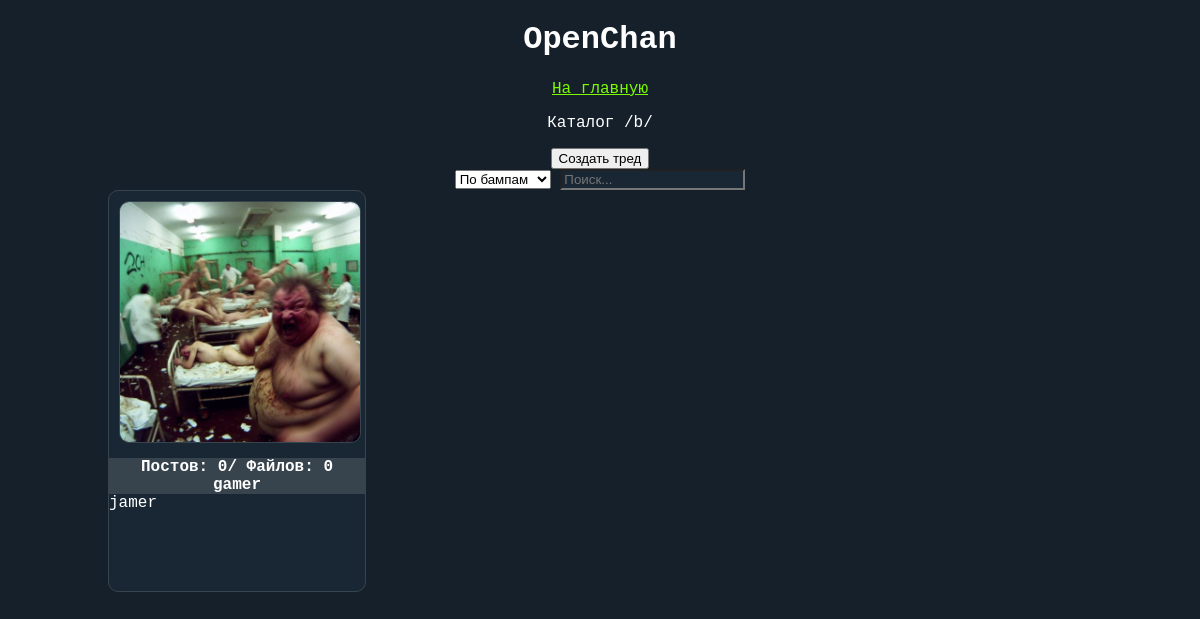
The page /b/ on the database as committed earlier.
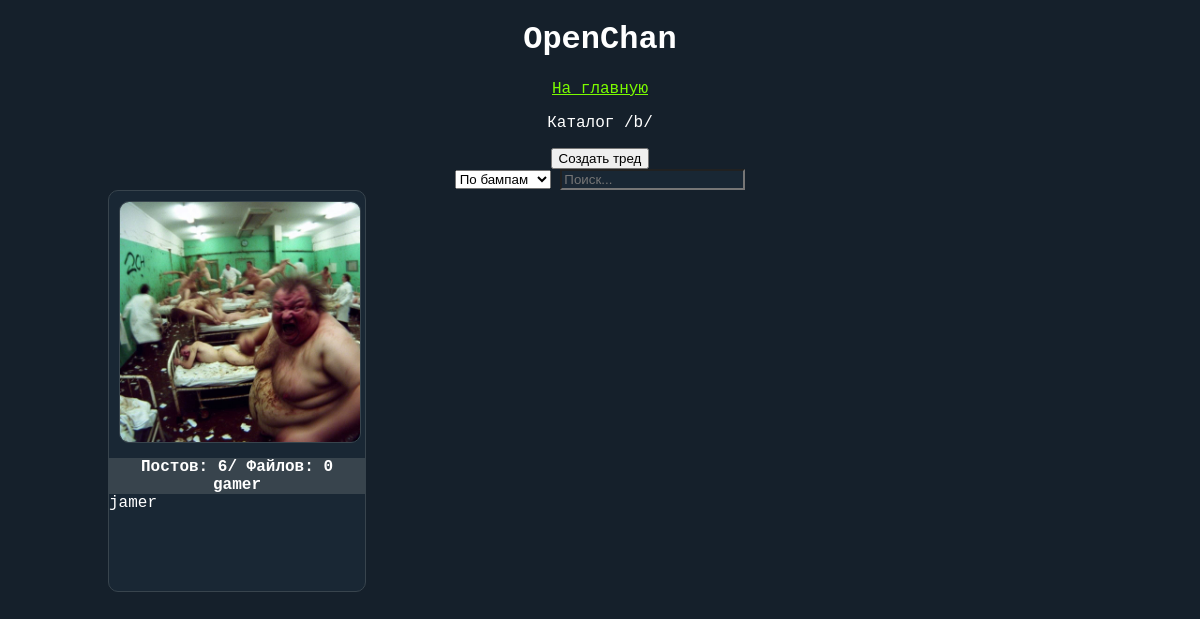
The same page on the database as committed later.
### main_app/models.py (models this page shows, shortened)
class Thread(models.Model):
    board = models.ForeignKey(Board, on_delete=models.CASCADE, default = 0)
    title = models.CharField(max_length= 64)
    text = models.TextField(blank = True)
    creation_time = models.DateTimeField(auto_now_add = True)
    update_time = models.DateTimeField(auto_now = True)
    all_posts = models.IntegerField(default = 0)

### main_app/views.py (the view)
# urls.py: path('<str:board_tag>/', board, name="board"),
def board(request, board_tag):
    board_instance = Board.objects.get(tag=board_tag)
    threads = Thread.objects.filter(board=board_instance)
    data = {"threads" : threads, "board_tag" : board_tag}
    if request.method == "POST":
        create_thread(request, board_instance)
    return render(request, "main_app/board.html", context=data)

### main_app/templates/main_app/board.html (shortened to what this page needs)
{% extends 'main_app/base.html' %}
{% load static %}
{%block body%}
<div class="center">
<h1>OpenChan</h1>
<a href="{% url 'home' %}">На главную</a>
<p>Каталог /b/</p>
<button onclick="togglePostingForm()" id="posting-button">Создать тред </button>
<div class="search">
<select>
    <option>По бампам</option>
</select>
<input type="search" placeholder="Поиск...">
</div>
</div>
<div class = "thread-grid">
    {%for thread in threads%}
    <div class = "thread-window">
        <a href="{% url 'thread' board_tag=board_tag thread_id=thread.id %}"><img class="thread-image" src="{% static 'main_app/img/2ch.jpg' %}" alt="картинка"></a>
        <div class="thread-title"> Постов: {{thread.all_posts}}/ Файлов: 0
            <br>{{thread.title}}</div>
        <div class="thread-text">{{thread.text}}</div>
    </div>
    {% endfor %}
{%endblock body%}

Rows that differ between the two databases and show on the page:
changed Thread "gamer": all_posts "0" → "6"
